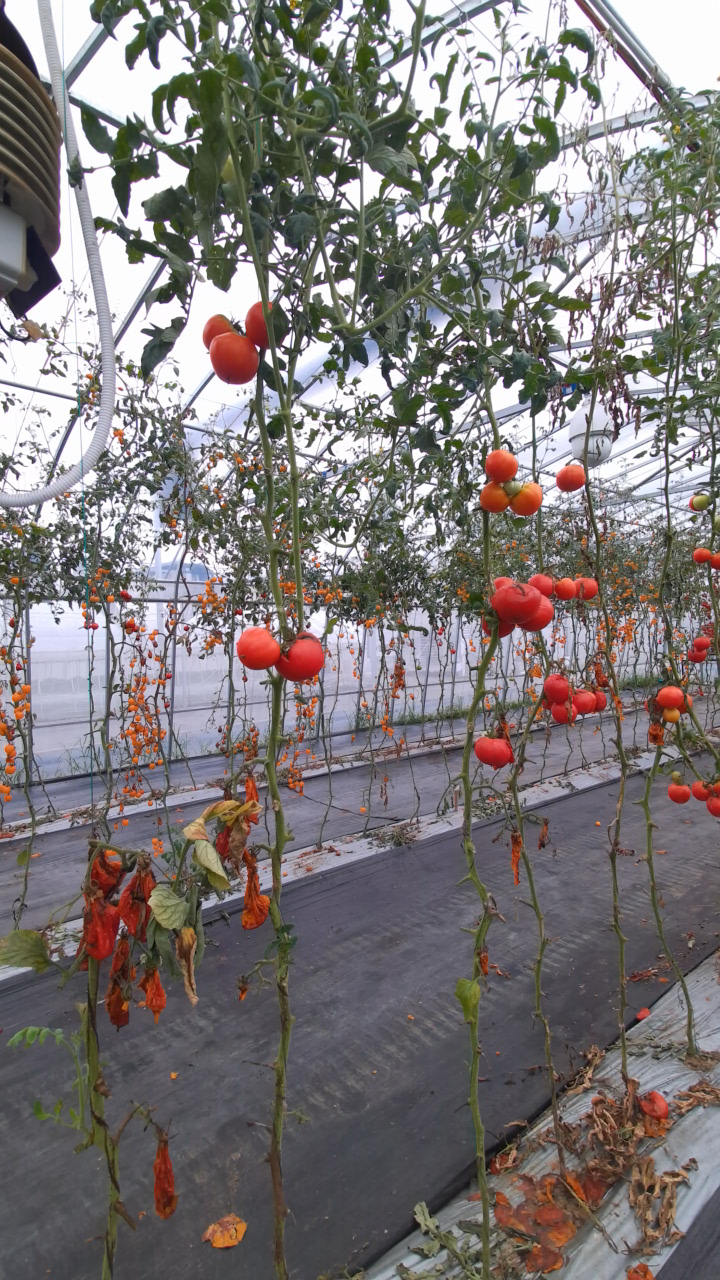
#> input picture results/rgb.png, 720 x 1280 px
$ python vis.py
#> lines starting #> are read from the running program, lines starting #| are printed output that depends on the picture
from PIL import Image


def blend_images(image_path1, image_path2, output_path, alpha=0.5):
    """
    将两张图片按照指定的透明度重叠在一起。

    参数:
    - image_path1: 第一张图片的路径。
    - image_path2: 第二张图片的路径。
    - output_path: 结果图片的保存路径。
    - alpha: 第一张图片的透明度，范围从0到1（0是完全透明，1是完全不透明）。
    """
#> called with image_path1 = './results/rgb.png', image_path2 = './results/ms.png', output_path = './results/results.png', alpha = 0.6
    # 打开图片
    image1 = Image.open(image_path1).convert("RGBA")
#> image1 is the input picture: PIL image 720x1280 RGBA; mean R, G, B, A 125.2, 119.9, 119.5, 255
    image2 = Image.open(image_path2).convert("RGBA")
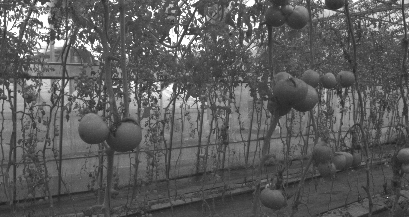
#> input picture results/ms.png, 409 x 217 px

    # 获取两张图片的尺寸
    width1, height1 = image1.size
#> width1 = 720; height1 = 1280
    width2, height2 = image2.size
#> width2 = 409; height2 = 217
    point1 = [260, 650, 493, 751]
    point2 = [93, 128, 276, 198]
    resized_image = image2.resize((int(width2 / (point2[2] - point2[0]) * (point1[2] - point1[0])),
                                   int(height2 / (point2[3] - point2[1]) * (point1[3] - point1[1]))))
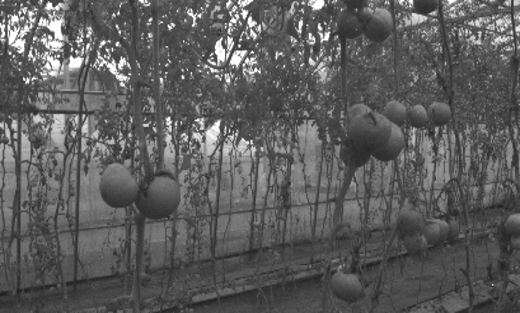
#> resized_image: PIL image 520x313 RGBA; mean R, G, B, A 92.4, 92.4, 92.4, 255
    print("resize: " + str(int(width2 / (point2[2] - point2[0]) * (point1[2] - point1[0]))) + ', ' + str(
        int(height2 / (point2[3] - point2[1]) * (point1[3] - point1[1]))))
#| resize: 520, 313
    # 创建一个新的透明背景图片，尺寸等于两张图片的最大宽度和高度
    point3 = [int(point2[0] / (point2[2] - point2[0]) * (point1[2] - point1[0])),
              int(point2[1] / (point2[3] - point2[1]) * (point1[3] - point1[1]))]

    result_image = Image.new('RGBA', (width1, height1), (0, 0, 0, 0))
#> result_image: PIL image 720x1280 RGBA; every value is 0
    result_image.paste(resized_image, (point1[0] - point3[0], point1[1] - point3[1]))
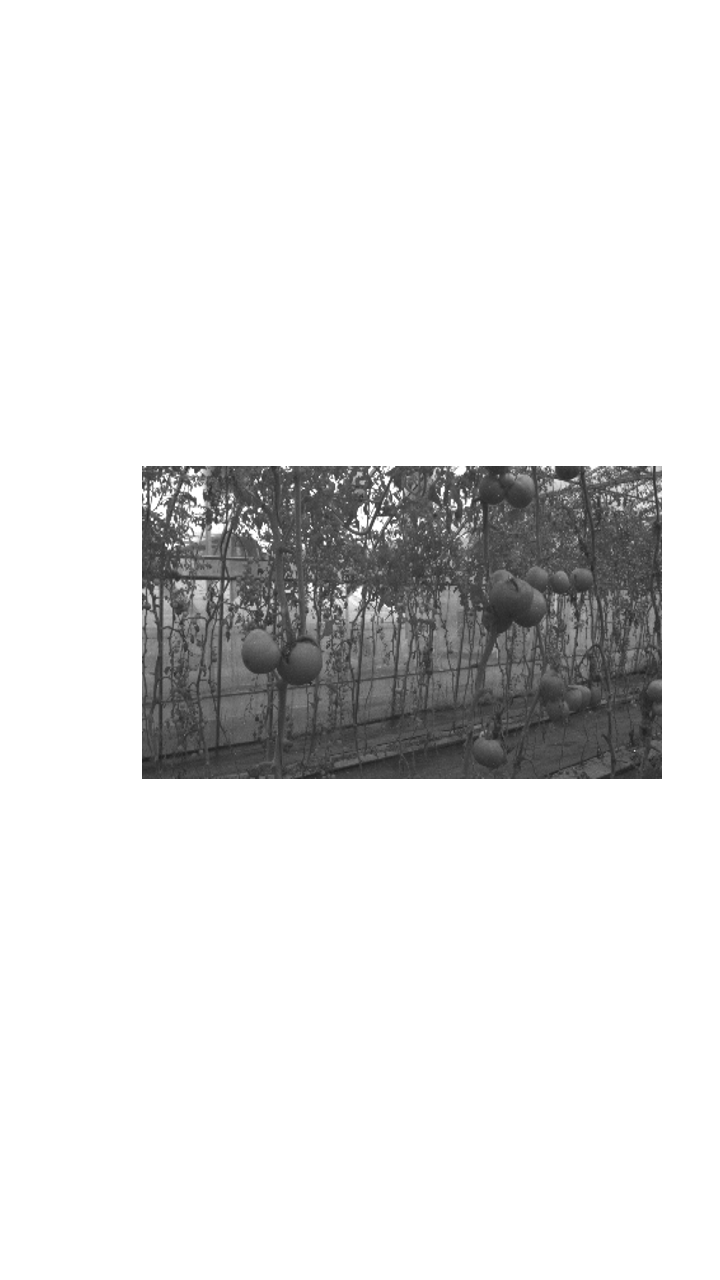
#> result_image: PIL image 720x1280 RGBA; mean R, G, B, A 16.3, 16.3, 16.3, 45; transparent parts drawn white
    print("box: " + str(point1[0] - point3[0]) + ',' + str(point1[1] - point3[1]))
    # 按照指定的透明度混合图片
    blended_image = Image.blend(image1, result_image, alpha=alpha)
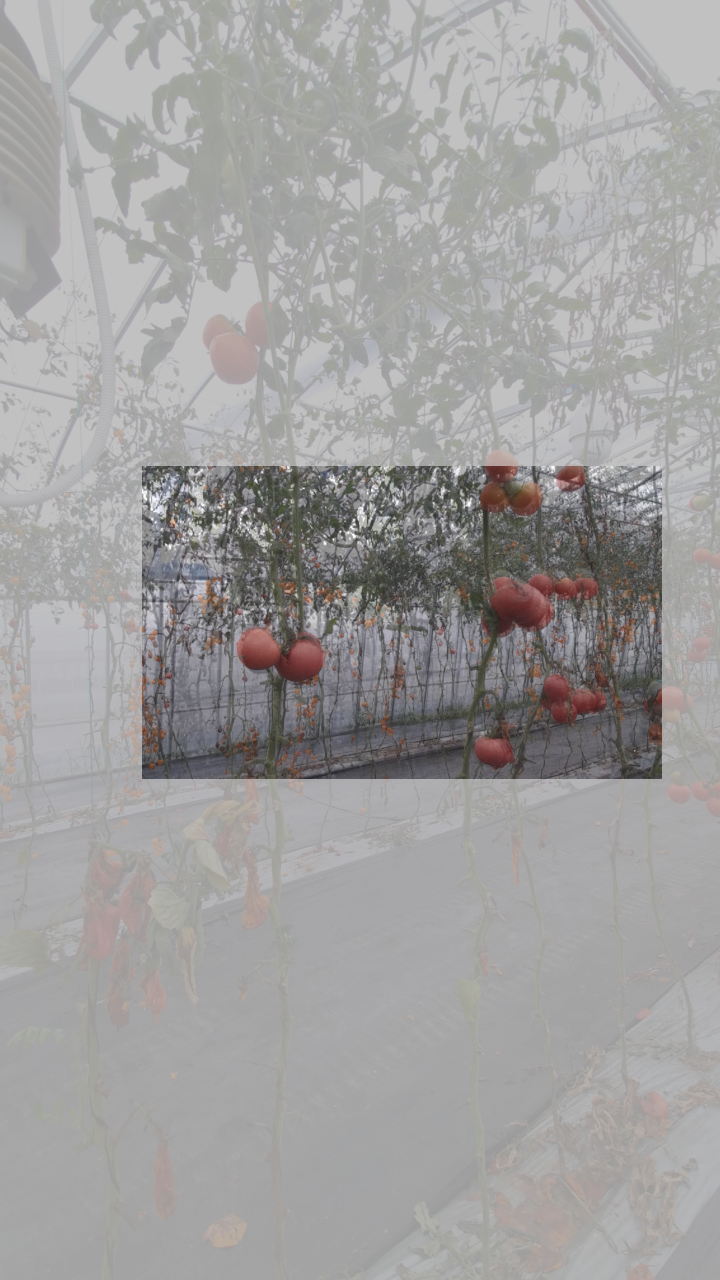
#> blended_image: PIL image 720x1280 RGBA; mean R, G, B, A 59.4, 57.3, 57.1, 129; transparent parts drawn white

    # 保存混合后的图片
    blended_image.save(output_path)


# 使用示例
blend_images('./results/rgb.png', './results/ms.png', './results/results.png', alpha=0.6)
